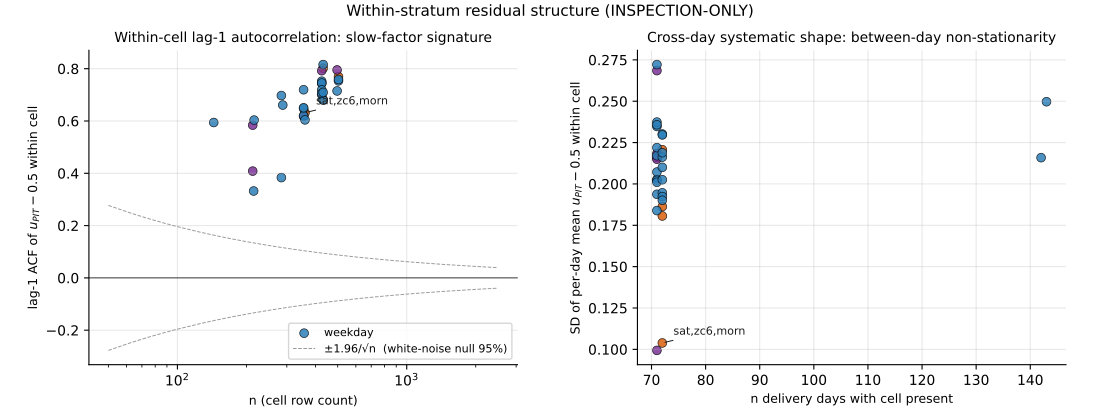

The Python source for this figure:
"""
PROVENANCE-GRADE: INSPECTION-ONLY

Within-stratum residual structure on Q1's M1 PIT residuals, stratified
by (day_type, Z_c, Z_2) — the same stratification Q1B used. Goal: characterise
the structural properties any successful exogenous Z must have to close the
residual χ² that the within-data lever space leaves on the table.

P1 (S11) localised the missing-Z signal across strata: hour_of_week binding
axis; hot zone Fri-Sun; cold zone Mon AM. P1's per-stratum α̂_L tells us
WHERE the structure lives across cells. This diagnostic answers the natural
next question: WITHIN each cell, what does the residual structure LOOK LIKE?

Interpretation:
  - Strong within-cell lag-1 autocorrelation → slow-varying factor (temperature
    has this; loads shocks do not). Suggests temperature is a plausible Z.
  - White within-cell residuals → fast-varying factor that hour_of_week already
    captures the trend of; temperature would not help.
  - Cross-day systematic shape (per-delivery-day mean far from 0.5) → between-
    day non-stationarity; signature of a slowly-evolving exogenous covariate
    (e.g., seasonal temperature ramp, secular load growth).
  - Power spectrum peaks → periodic structure not captured by P1's binning;
    e.g., a 12-hour HVAC cycle would peak at f = 1/12 hr^-1 inside a cell.

This diagnostic does NOT:
  - Identify the latent Z (identifiability obstruction: Bergna et al. 2026
    Prop 1; same structure consistent with intrinsic heavy tails OR latent-Z).
  - Provide claim-grade evidence; INSPECTION-ONLY scratch run on existing
    pickled artifacts.
  - Replace the registered T1 experiment (ECCC temperature conditioning).

It DOES give T1's phase_a a falsifiable target: if the within-cell residuals
show no lag-class autocorrelation, temperature won't help and we should
reconsider the framework-prescribed candidate-Z testing path before
acquiring ECCC data.

Output: prose summary + per-cell numerical table written to
scratch/within_stratum_residual_diagnostic.txt.

Source: scratch/data/distributional_class_q1/q1.pkl (pit_M1 DataFrame).
        Same 12,000-row post-cutoff PIT residual series P1 ran on.
Binning: P1's production helpers (hour_of_week_bin, time_of_day_label).
"""
from __future__ import annotations

import pickle
import sys
from pathlib import Path
from typing import NamedTuple

import matplotlib
matplotlib.use("Agg")
import matplotlib.pyplot as plt
import numpy as np
import pandas as pd
from scipy import signal as scipy_signal

ROOT = Path(__file__).resolve().parent.parent
sys.path.insert(0, str(ROOT))

# Production binning helpers (re-imported here rather than copied — keeps
# us aligned with P1 and Q1A's source-of-truth definitions).
from experiment.p1_patra_sen.__main__ import (
    _hour_of_week_bin,
    _time_of_day_label,
)

Q1_PKL = ROOT / "scratch" / "data" / "distributional_class_q1" / "q1.pkl"
OUT_TXT = ROOT / "scratch" / "within_stratum_residual_diagnostic.txt"
OUT_FIG = ROOT / "scratch" / "within_stratum_residual_diagnostic.pdf"


_TIME_OF_DAY_LABEL_TO_Z2 = {
    "overnight": 0,
    "morning_ramp": 1,
    "afternoon": 2,
    "evening": 3,
}


def _annotate_with_zc_z2(pit: pd.DataFrame) -> pd.DataFrame:
    """Add z_c and z_2 columns per Q1B's stratification convention."""
    df = pit.copy()
    df["weekday"] = df["delivery_day"].dt.weekday  # 0=Mon..6=Sun
    df["z_c"] = df.apply(
        lambda r: _hour_of_week_bin(int(r["weekday"]), int(r["h"])), axis=1
    )
    df["z_2_label"] = df["h"].apply(_time_of_day_label)
    df["z_2"] = df["z_2_label"].map(_TIME_OF_DAY_LABEL_TO_Z2).astype(int)
    return df


class CellStats(NamedTuple):
    """Within-cell residual diagnostics, per (day_type, z_c, z_2)."""
    day_type: str
    z_c: int
    z_2: int
    z_2_label: str
    n: int
    # Lag-k autocorrelations of u_PIT - 0.5 within-cell ordering by
    # (delivery_day, h). Lag-1 is "next observation in this cell."
    # For e.g. saturday__z_c6__morning_ramp, consecutive cell rows are
    # within the same morning (HE7→HE8), so lag-1 carries continuous-time
    # within-day continuity.
    acf_lag1: float
    acf_lag5: float | None   # for cells with within-day length ~5 (z_2 windows of 5-6 hours)
    acf_lag24: float | None  # whole-day; only defined for cells spanning multiple days at consistent same-hour positions
    # Variance shape: empirical variance of u_PIT vs uniform[0,1]
    # expected variance 1/12 ≈ 0.0833. Ratio > 1 = over-dispersed; < 1 =
    # under-dispersed; combined with Q2B's finding of under-dispersion at
    # the cell level, expected ratio < 1 broadly.
    var_u_pit: float
    var_ratio_vs_uniform: float
    # Cross-day systematic shape: per-delivery-day mean of u_PIT - 0.5
    # within-cell. The standard deviation of those per-day means is the
    # signature of between-day non-stationarity. If it's small, residuals
    # average out across days; if large, specific days are
    # systematically over/under the predictive.
    n_days_present: int
    sd_per_day_mean: float
    # Power-spectrum peak (in cycles per cell-row): the frequency at which
    # the in-cell residual series has its largest periodogram amplitude.
    # Defined only for n >= 200 (advisor caveat: spectrum on small n is
    # noisy). None for under-threshold cells.
    spectrum_peak_freq: float | None
    spectrum_peak_power: float | None


def _safe_acf(x: np.ndarray, lag: int) -> float:
    """Sample autocorrelation at given lag. Returns nan if too few points."""
    if len(x) <= lag + 1:
        return float("nan")
    x = x - x.mean()
    num = (x[:-lag] * x[lag:]).sum()
    den = (x * x).sum()
    if den == 0:
        return float("nan")
    return float(num / den)


def _per_cell_stats(group: pd.DataFrame) -> CellStats:
    """Compute within-cell diagnostics. Group is one (day_type, z_c, z_2)."""
    g = group.sort_values(["delivery_day", "h"]).copy()
    u = g["u_PIT"].to_numpy()
    u_centred = u - 0.5
    n = len(u)
    dt = g["day_type"].iloc[0]
    zc = int(g["z_c"].iloc[0])
    z2 = int(g["z_2"].iloc[0])
    z2_label = str(g["z_2_label"].iloc[0])
    # Per-day mean (cross-day systematic shape).
    per_day_means = g.groupby("delivery_day")["u_PIT"].mean() - 0.5
    n_days = len(per_day_means)
    sd_per_day = float(per_day_means.std()) if n_days > 1 else float("nan")
    # Lag autocorrelations.
    acf_1 = _safe_acf(u_centred, 1)
    acf_5 = _safe_acf(u_centred, 5) if n > 6 else None
    # Lag-24 within-cell: only defined if cell has stable
    # day-to-day same-hour structure. For most cells it's between-day,
    # not within-day.
    acf_24 = _safe_acf(u_centred, 24) if n > 25 else None
    # Spectrum: periodogram of u_centred. Peak frequency in
    # cycles-per-cell-row.
    if n >= 200:
        freqs, power = scipy_signal.periodogram(u_centred, fs=1.0)
        # Skip the DC component at freq=0.
        peak_idx = np.argmax(power[1:]) + 1
        peak_freq = float(freqs[peak_idx])
        peak_power = float(power[peak_idx])
    else:
        peak_freq = None
        peak_power = None
    var_u = float(u.var(ddof=1))
    var_ratio = var_u / (1.0 / 12.0)  # uniform expected variance
    return CellStats(
        day_type=dt, z_c=zc, z_2=z2, z_2_label=z2_label, n=n,
        acf_lag1=acf_1, acf_lag5=acf_5, acf_lag24=acf_24,
        var_u_pit=var_u, var_ratio_vs_uniform=var_ratio,
        n_days_present=n_days, sd_per_day_mean=sd_per_day,
        spectrum_peak_freq=peak_freq, spectrum_peak_power=peak_power,
    )


def _render_table(stats: list[CellStats]) -> str:
    """Tidy table of per-cell diagnostics, sorted by chi^2-relevant ordering
    (large cells with substantial residual mass first; matches Q1B per-cell
    decomposition for cross-reference)."""
    rows = []
    for s in stats:
        rows.append({
            "day_type": s.day_type,
            "z_c": s.z_c,
            "z_2": s.z_2,
            "z_2_label": s.z_2_label,
            "n": s.n,
            "n_days": s.n_days_present,
            "acf_lag1": s.acf_lag1,
            "acf_lag5": s.acf_lag5 if s.acf_lag5 is not None else float("nan"),
            "var_ratio": s.var_ratio_vs_uniform,
            "sd_per_day_mean": s.sd_per_day_mean,
            "spec_peak_freq": s.spectrum_peak_freq if s.spectrum_peak_freq else float("nan"),
        })
    df = pd.DataFrame(rows)
    # Match Q1B per-cell-chi^2 ordering: day_type then z_c then z_2.
    df = df.sort_values(["day_type", "z_c", "z_2"]).reset_index(drop=True)
    df = df.drop(columns=["z_2"])  # keep label for output, drop numeric sort key
    return df.to_string(
        index=False,
        formatters={
            "acf_lag1":        lambda v: f"{v:+.3f}",
            "acf_lag5":        lambda v: f"{v:+.3f}" if not np.isnan(v) else "  n/a",
            "var_ratio":       lambda v: f"{v:.2f}",
            "sd_per_day_mean": lambda v: f"{v:.3f}",
            "spec_peak_freq":  lambda v: f"{v:.4f}" if not np.isnan(v) else "  n/a ",
        }
    )


def _plot_diagnostic(stats: list[CellStats]) -> None:
    """Quick 2-panel diagnostic plot. (Inspection-only; not for writeup.)"""
    fig, axes = plt.subplots(1, 2, figsize=(11, 4.2))
    # Panel 1: lag-1 ACF vs cell size, coloured by day-type.
    dt_colour = {"weekday": "#2c7fb8", "saturday": "#d95f0e", "sunday": "#7b3294"}
    for s in stats:
        axes[0].scatter(s.n, s.acf_lag1, s=40, color=dt_colour[s.day_type],
                        edgecolor="black", linewidth=0.5, alpha=0.85,
                        label=s.day_type if (s.z_c, s.z_2) == (0, 0) else None)
        # Annotate the headline cell.
        if s.day_type == "saturday" and s.z_c == 6 and s.z_2_label == "morning_ramp":
            axes[0].annotate("sat,zc6,morn", (s.n, s.acf_lag1),
                            xytext=(8, 6), textcoords="offset points",
                            fontsize=8, color="#1a1a1a",
                            arrowprops=dict(arrowstyle="-", lw=0.7, color="#1a1a1a"))
    axes[0].axhline(0, color="black", lw=0.5)
    # Approximate Bartlett 95% null bound for white noise: 1.96/sqrt(n)
    n_range = np.linspace(50, 2500, 200)
    axes[0].plot(n_range,  1.96/np.sqrt(n_range), color="#999999", lw=0.7, ls="--")
    axes[0].plot(n_range, -1.96/np.sqrt(n_range), color="#999999", lw=0.7, ls="--",
                 label="±1.96/√n  (white-noise null 95%)")
    axes[0].set_xscale("log")
    axes[0].set_xlabel("n (cell row count)", fontsize=9)
    axes[0].set_ylabel("lag-1 ACF of $u_{PIT} - 0.5$ within cell", fontsize=9)
    axes[0].set_title("Within-cell lag-1 autocorrelation: slow-factor signature",
                      fontsize=10)
    axes[0].legend(fontsize=8, loc="lower right")
    # Panel 2: per-day-mean SD vs cell size, coloured by day-type.
    for s in stats:
        axes[1].scatter(s.n_days_present, s.sd_per_day_mean, s=40,
                        color=dt_colour[s.day_type],
                        edgecolor="black", linewidth=0.5, alpha=0.85)
        if s.day_type == "saturday" and s.z_c == 6 and s.z_2_label == "morning_ramp":
            axes[1].annotate("sat,zc6,morn",
                            (s.n_days_present, s.sd_per_day_mean),
                            xytext=(8, 6), textcoords="offset points",
                            fontsize=8, color="#1a1a1a",
                            arrowprops=dict(arrowstyle="-", lw=0.7, color="#1a1a1a"))
    axes[1].set_xlabel("n delivery days with cell present", fontsize=9)
    axes[1].set_ylabel("SD of per-day mean $u_{PIT} - 0.5$ within cell", fontsize=9)
    axes[1].set_title("Cross-day systematic shape: between-day non-stationarity",
                      fontsize=10)
    for ax in axes:
        ax.grid(True, alpha=0.3)
        for s in ("top", "right"):
            ax.spines[s].set_visible(False)
    fig.suptitle("Within-stratum residual structure (INSPECTION-ONLY)",
                 fontsize=11, y=0.99)
    fig.subplots_adjust(top=0.88, bottom=0.13, left=0.08, right=0.97, wspace=0.28)
    fig.savefig(OUT_FIG, dpi=150)
    plt.close(fig)


def main() -> None:
    print("# PROVENANCE-GRADE: INSPECTION-ONLY")
    print("# Within-stratum residual structure on Q1's M1 PIT residuals.")
    print()
    print(f"Loading {Q1_PKL.relative_to(ROOT)} ...")
    with Q1_PKL.open("rb") as f:
        q1 = pickle.load(f)
    pit = q1["pit_M1"]
    print(f"  pit_M1 rows: {len(pit)} ({pit['delivery_day'].min().date()} → {pit['delivery_day'].max().date()})")
    pit = _annotate_with_zc_z2(pit)
    print(f"  annotated with (z_c, z_2) per P1's production binning.")
    print()
    # Per-cell.
    cells = []
    for (dt, zc, z2), g in pit.groupby(["day_type", "z_c", "z_2"]):
        cells.append(_per_cell_stats(g))
    print(f"# cells: {len(cells)}")
    print()
    # Table.
    print("## Per-cell diagnostics")
    print(_render_table(cells))
    print()
    # Headline summary.
    print("## Aggregate signatures")
    n_total = sum(c.n for c in cells)
    n_cells_with_significant_acf = sum(
        1 for c in cells
        if c.n >= 50 and abs(c.acf_lag1) > 1.96 / np.sqrt(c.n)
    )
    print(f"  total rows: {n_total}")
    print(f"  cells with lag-1 ACF clearing Bartlett 95% null bound: "
          f"{n_cells_with_significant_acf} / {len(cells)}")
    mean_acf = np.mean([c.acf_lag1 for c in cells])
    median_acf = np.median([c.acf_lag1 for c in cells])
    print(f"  mean lag-1 ACF across cells: {mean_acf:+.3f}")
    print(f"  median lag-1 ACF across cells: {median_acf:+.3f}")
    mean_var_ratio = np.mean([c.var_ratio_vs_uniform for c in cells])
    print(f"  mean variance ratio vs uniform[0,1]: {mean_var_ratio:.2f}  "
          f"(<1 = under-dispersed)")
    mean_sd_per_day = np.mean([c.sd_per_day_mean for c in cells
                                if not np.isnan(c.sd_per_day_mean)])
    print(f"  mean SD of per-day-means within-cell: {mean_sd_per_day:.3f}")
    print()
    # Plot.
    print(f"writing diagnostic plot: {OUT_FIG.relative_to(ROOT)}")
    _plot_diagnostic(cells)
    print("done.")


if __name__ == "__main__":
    main()
